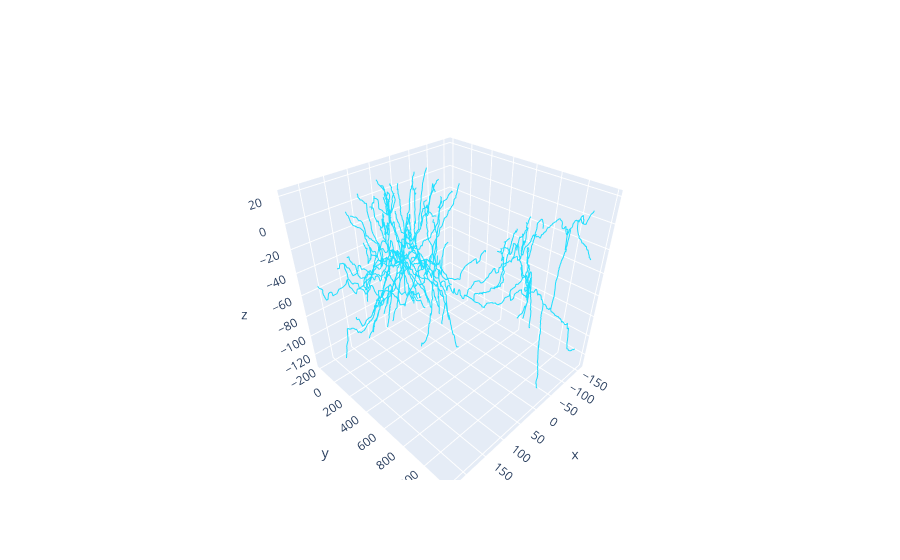

The code cell stored with this chart in its notebook:
### Code cell
L5PC = h.L5PCtemplate(morphologyFilename)
ps = h.PlotShape(False)
ps.variable("v")
fig=ps.plot(plotly, cmap=cm.cool)
fig.show()
